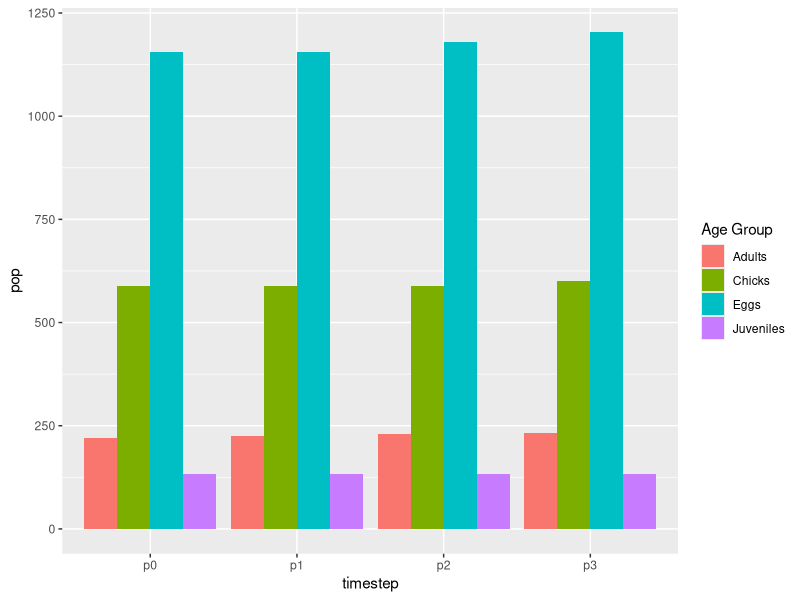

Recreate this plot in R.
## ---- chunk 1
knitr::opts_chunk$set(echo = TRUE)
library(tidyverse)
## ---- chunk 2
# Four Age Classes: Egg, Chick, Juvenile, Adult
nclasses = 4

# create a growth matrix to store fecundity and survivorship information
gmatrix=matrix(nrow=nclasses, ncol=nclasses)
gmatrix

# change NAs to zero
gmatrix[]=0.0
gmatrix

# assign values for fecundity for each of the age classes 
# notes that fecundity rates are births per capita (number in class) per time step
# At VAFB: average fledge succecss is 1.3 fledges per male; in 2019, 220 adults, 1156 eggs, 588 chicks, 134 fledges 
### 1156/220 # 5.25 eggs per adult
### 220/1156 # 0.19 adults per egg; that makes no sense as a measure of fecundity

fecund =  c(0,0,0,5.25)

# enter into our matrix
 gmatrix[1,]=fecund
 
# Survivorship probabilities (to the next class) per time step, using 2019 data.
#588/1156 # 0.509 Hatch Rate, Chicks/Eggs
#134/588 # 0.228 Fledge rate, Fledges/Eggs
 
gmatrix[2,1]=0.509  
gmatrix[3,2]=0.228
gmatrix[4,3]=0.2 #Adjust this number

# Adult survivorship to the following year
gmatrix[4,4]=0.9 #Adjust this number

gmatrix

## ---- chunk 3

# start with an initial population, lets say 1 individual in each class

#p0 = rep(1, times=nclasses)
p0 = c(1156,588,134,220)

# advance to the next time step
# note the use of matrix multiplication

p1 = gmatrix %*% p0
p1

# has the total number of individuals changed?


sum(p1)
sum(p0)

# growth rate
sum(p1)/sum(p0)

#add another year
p2 = gmatrix %*% p1
p3 = gmatrix %*% p2

# combined
pop = cbind.data.frame(p0,p1,p2,p3)
pop$age = c("Eggs","Chicks","Juveniles","Adults")

popl = pop %>% gather(key="timestep",value="pop",-age)
ggplot(popl, aes(timestep, pop,fill=as.factor(age)))+geom_col(position="dodge")+labs(fill="Age Group")


# how might you change parameters to have the population grow?

